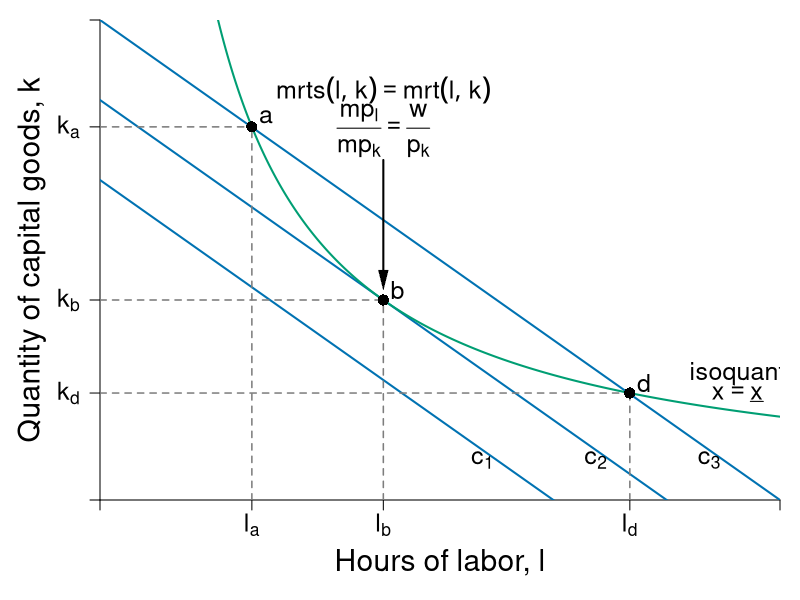

Recreate this plot in R.
require(shape)
pdf(file = "specprodexch/isocost_isoquant.pdf", width = 9, height = 7)

#Set parameters for graphics
pointsize <- 1.8
axislabelsize <- 1.8
labelsize <- 1.5
namesize <- 1.8
annotatesize <- 1.5
graphlinewidth <- 2
segmentlinewidth <- 1.5

COL <- c("#7fc97f", "#beaed4", "#fdc086", "#ffff99", "#386cb0", "#f0027f", "#bf5b17", "#666666")
COLA <- c("#99d8c9","#66c2a4","#41ae76", "#238b45", "#005824")
COLB <- c("#4eb3d3", "#2b8cbe", "#0868ac","#084081")
grays <- gray.colors(25, start = 1, end = 0)
CBCols <- c("#009E73","#0072B2","#E69F00","#CC79A7")

#Edited the margins to cater for the larger LHS labels
par(mar =  c(5, 5, 1, 1))

isocost <- function(l, c = 10, w = 1, r = 1) {
  c - (w/r)*l
}


isoquant <- function(l, alpha = 0.5, x = 5) {
  (x / l^alpha)^(1/(1 - alpha))
}


xlims <- c(0, 12)
ylims <- c(0, 12)

npts <- 501 
x <- seq(xlims[1], xlims[2], length.out = npts)
y <- seq(ylims[1], ylims[2], length.out = npts) 
a <- c(13, 16.75, 19.25)

plot(0, 0, xlim = xlims, ylim = ylims, type = "n",
     xlab = expression(paste("")),
     ylab = expression(paste("")), 
     xaxt = "n", 
     yaxt = "n", 
     cex.lab = axislabelsize, 
     bty = "n",
     xaxs="i", 
     yaxs="i")

# ticksy <- seq(from = ylims[1], to = ylims[2], by = 1)
# ylabels <- seq(from = ylims[1], to = ylims[2], by = 1)
# ticksx <- seq(from = xlims[1], to = xlims[2], by = 1)
# xlabels <- seq(from = xlims[1], to = xlims[2], by = 1)
ticksy <- c(0, isoquant(l = 2.68), isoquant(l = 5), isoquant(l = 9.35) , ylims[2])
ylabels <- c(NA, expression(paste(k[a])), expression(paste(k[b])), expression(paste(k[d])), NA)
ticksx <- c(0, 2.68, 5, 9.35, xlims[2])
xlabels <- c(NA, expression(paste(l[a])), expression(paste(l[b])), expression(paste(l[d])), NA)




axis(1, at = ticksx, pos = 0, labels = xlabels, cex.axis = labelsize)
axis(2, at = ticksy, pos = 0, labels = ylabels, las = 1, cex.axis = labelsize)

npts <- 500 
xx1 <- seq(xlims[1], xlims[2], length.out = npts)

#lines(xx1, bcA(xx1, w = 10, p = 1.5), col = COLB[3], lwd = graphlinewidth)
lines(xx1, isocost(xx1, c = 10, w = 1, r = 1), col = CBCols[2], lwd = graphlinewidth)
lines(xx1, isocost(xx1, c = 8, w = 1, r = 1), col = CBCols[2], lwd = graphlinewidth)
lines(xx1, isocost(xx1, c = 12, w = 1, r = 1), col = CBCols[2], lwd = graphlinewidth)
lines(xx1, isoquant(xx1, x = 5, alpha = 0.5), col = CBCols[1], lwd = graphlinewidth)


#Label the axes
mtext(expression(paste("Hours of labor, ", l)), side=1, line = 3, cex = axislabelsize)
text(-1.2, 0.5*ylims[2], expression(paste("Quantity of capital goods, ", k)), xpd = TRUE, cex = axislabelsize, srt = 90) 

#Label the isoquant curve
text(11.25, 3.15, expression("isoquant"), cex = labelsize)
text(11.25, 2.65, expression(paste(x == underline(x))), cex = labelsize)

#Label the price lines
text(6.75, 1, expression(paste(c[1])), cex = labelsize)
#text(8, 1.3, expression(paste(p[x] == 1)))
text(8.75, 1, expression(paste(c[2])),cex = labelsize)
#text(11.3, 3.7, expression(paste(p[x] == 0.5)))
text(10.75, 1, expression(paste(c[3])),cex = labelsize)
#text(11.3, 6.5, expression(paste(p[x] == 0.25)))

#Add the contour plot for the indifference curves
# contour(x, y, 
#         outer(x, y, uA),
#         drawlabels = FALSE,
#         col = COLA[3],
#         lwd = graphlinewidth,
#         levels = a, 
#         xaxs="i", 
#         yaxs="i", 
#         add = TRUE)

#Add the offer curve (superimposed on the indifference curves tangent to the price lines)
#xx2 <- seq(2, xlims[2], length.out = npts)
#lines(xx2, offerCurve(xx2, w = 10, rmax = 2, xmax = 12), col = COL[3], lwd = graphlinewidth)

#Annotate points on offer curve mrs = p for each of p = 1, 0.5, 0.25
#Where mrs = 2 - (1/6)*x

#Label a
segments(2.68, 0, 2.68, isoquant(l = 2.68), lty = 2, col = grays[20] , lwd = segmentlinewidth)
segments(0, isoquant(l = 2.68) , 2.68, isoquant(l = 2.68), lty = 2, col = grays[20] , lwd = segmentlinewidth)
points(2.68, isoquant(l = 2.68), pch = 16, col = "black", cex = 1.5)
text(2.68 + 0.25, isoquant(l = 2.68) + 0.25, expression(paste(a)), cex = labelsize)

#Label b
segments(9.35, 0, 9.35, isoquant(9.35), lty = 2, col = grays[20] , lwd = segmentlinewidth)
segments(0, isoquant(l = 9.35) , 9.35, isoquant(l = 9.35), lty = 2, col = grays[20] , lwd = segmentlinewidth)
points(9.35, isoquant(l = 9.35), pch = 16, col = "black", cex = 1.5)
text(9.35 + 0.25, isoquant(l = 9.35) + 0.25, expression(paste(d)), cex = labelsize)


#Label i
segments(0, 5, 5, 5, lty = 2, col = grays[20] , lwd = segmentlinewidth)
segments(5, 0, 5, 5, lty = 2, col = grays[20] , lwd = segmentlinewidth)
points(5, 5, pch = 16, col = "black", cex = 1.5)
text(5.25, 5.25, expression(paste(b)), cex = labelsize)

#Add mrs = mrt at i
text(5, 10.25, expression(paste(mrts(l,k) == mrt(l,k))), cex = labelsize)
text(5, 9.25, expression(paste(frac(mp[l], mp[k]) == frac(w,p[k]))), cex = labelsize)
Arrows(5, 8.5, 5, 5.5, col = "black", lty = 1, lwd = 2, arr.type = "triangle", arr.lwd = 0.5)


#text(9, 5.9, expression(paste(b)), cex = labelsize)
#text(10.5, 7.775, expression(paste(c)), cex = labelsize)

dev.off()
